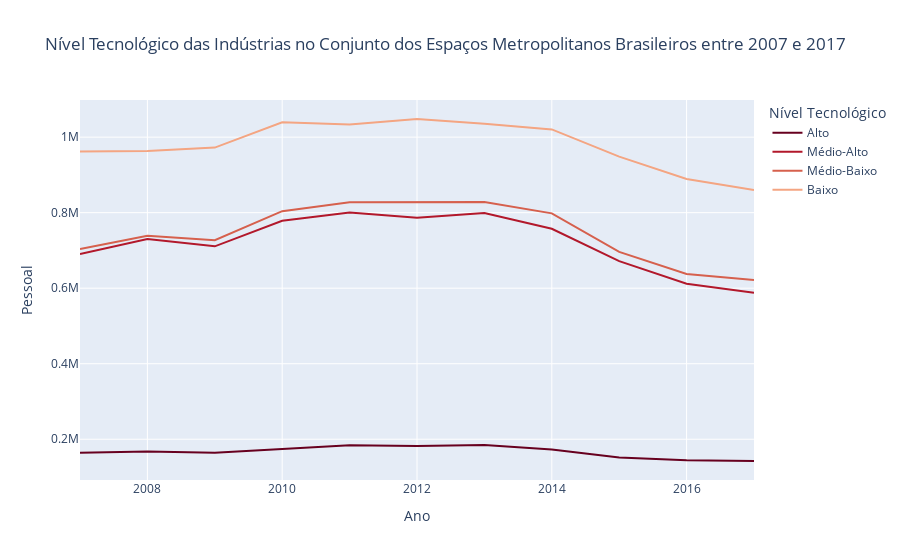

The notebook cell saved with this chart:
### Code cell
fig = ind.ind_tech_level_evolution_line_plot(
    list_met=['Total']
    , title='Nível Tecnológico das Indústrias no Conjunto dos Espaços Metropolitanos Brasileiros entre 2007 e 2017'
)
fig.show()

### Figure 1 — Plotly figure (JSON) as saved in the notebook; plotly's stock layout.template omitted (floating-point values rounded to 4 significant figures)
{"data": [{"hovertemplate": "Nível Tecnológico=Alto<br>Ano=%{x}<br>Pessoal=%{y}<extra></extra>", "legendgroup": "Alto", "line": {"color": "rgb(103,0,31)", "dash": "solid"}, "mode": "lines", "name": "Alto", "orientation": "v", "showlegend": true, "type": "scatter", "x": ["2007", "2008", "2009", "2010", "2011", "2012", "2013", "2014", "2015", "2016", "2017"], "xaxis": "x", "y": [164288, 167398, 164341, 174217, 183877, 182406, 184921, 172629, 151805, 144281, 142367], "yaxis": "y"}, {"hovertemplate": "Nível Tecnológico=Médio-Alto<br>Ano=%{x}<br>Pessoal=%{y}<extra></extra>", "legendgroup": "Médio-Alto", "line": {"color": "rgb(178,24,43)", "dash": "solid"}, "mode": "lines", "name": "Médio-Alto", "orientation": "v", "showlegend": true, "type": "scatter", "x": ["2007", "2008", "2009", "2010", "2011", "2012", "2013", "2014", "2015", "2016", "2017"], "xaxis": "x", "y": [690452, 730413, 710877, 778518, 800751, 786711, 799249, 757423, 671752, 611803, 588090], "yaxis": "y"}, {"hovertemplate": "Nível Tecnológico=Médio-Baixo<br>Ano=%{x}<br>Pessoal=%{y}<extra></extra>", "legendgroup": "Médio-Baixo", "line": {"color": "rgb(214,96,77)", "dash": "solid"}, "mode": "lines", "name": "Médio-Baixo", "orientation": "v", "showlegend": true, "type": "scatter", "x": ["2007", "2008", "2009", "2010", "2011", "2012", "2013", "2014", "2015", "2016", "2017"], "xaxis": "x", "y": [703736, 739059, 727194, 804056, 827750, 827127, 828033, 798175, 696144, 637403, 621756], "yaxis": "y"}, {"hovertemplate": "Nível Tecnológico=Baixo<br>Ano=%{x}<br>Pessoal=%{y}<extra></extra>", "legendgroup": "Baixo", "line": {"color": "rgb(244,165,130)", "dash": "solid"}, "mode": "lines", "name": "Baixo", "orientation": "v", "showlegend": true, "type": "scatter", "x": ["2007", "2008", "2009", "2010", "2011", "2012", "2013", "2014", "2015", "2016", "2017"], "xaxis": "x", "y": [962149, 963417, 972416, 1039622, 1033209, 1048073, 1035553, 1020495, 948281, 889391, 859832], "yaxis": "y"}], "layout": {"autosize": true, "legend": {"title": {"text": "Nível Tecnológico"}, "tracegroupgap": 0}, "title": {"text": "Nível Tecnológico das Indústrias no Conjunto dos Espaços Metropolitanos Brasileiros entre 2007 e 2017"}, "xaxis": {"anchor": "y", "autorange": true, "domain": [0, 1], "range": [2007, 2017], "title": {"text": "Ano"}, "type": "linear"}, "yaxis": {"anchor": "x", "autorange": true, "domain": [0, 1], "range": [92050, 1098390], "title": {"text": "Pessoal"}, "type": "linear"}}}
